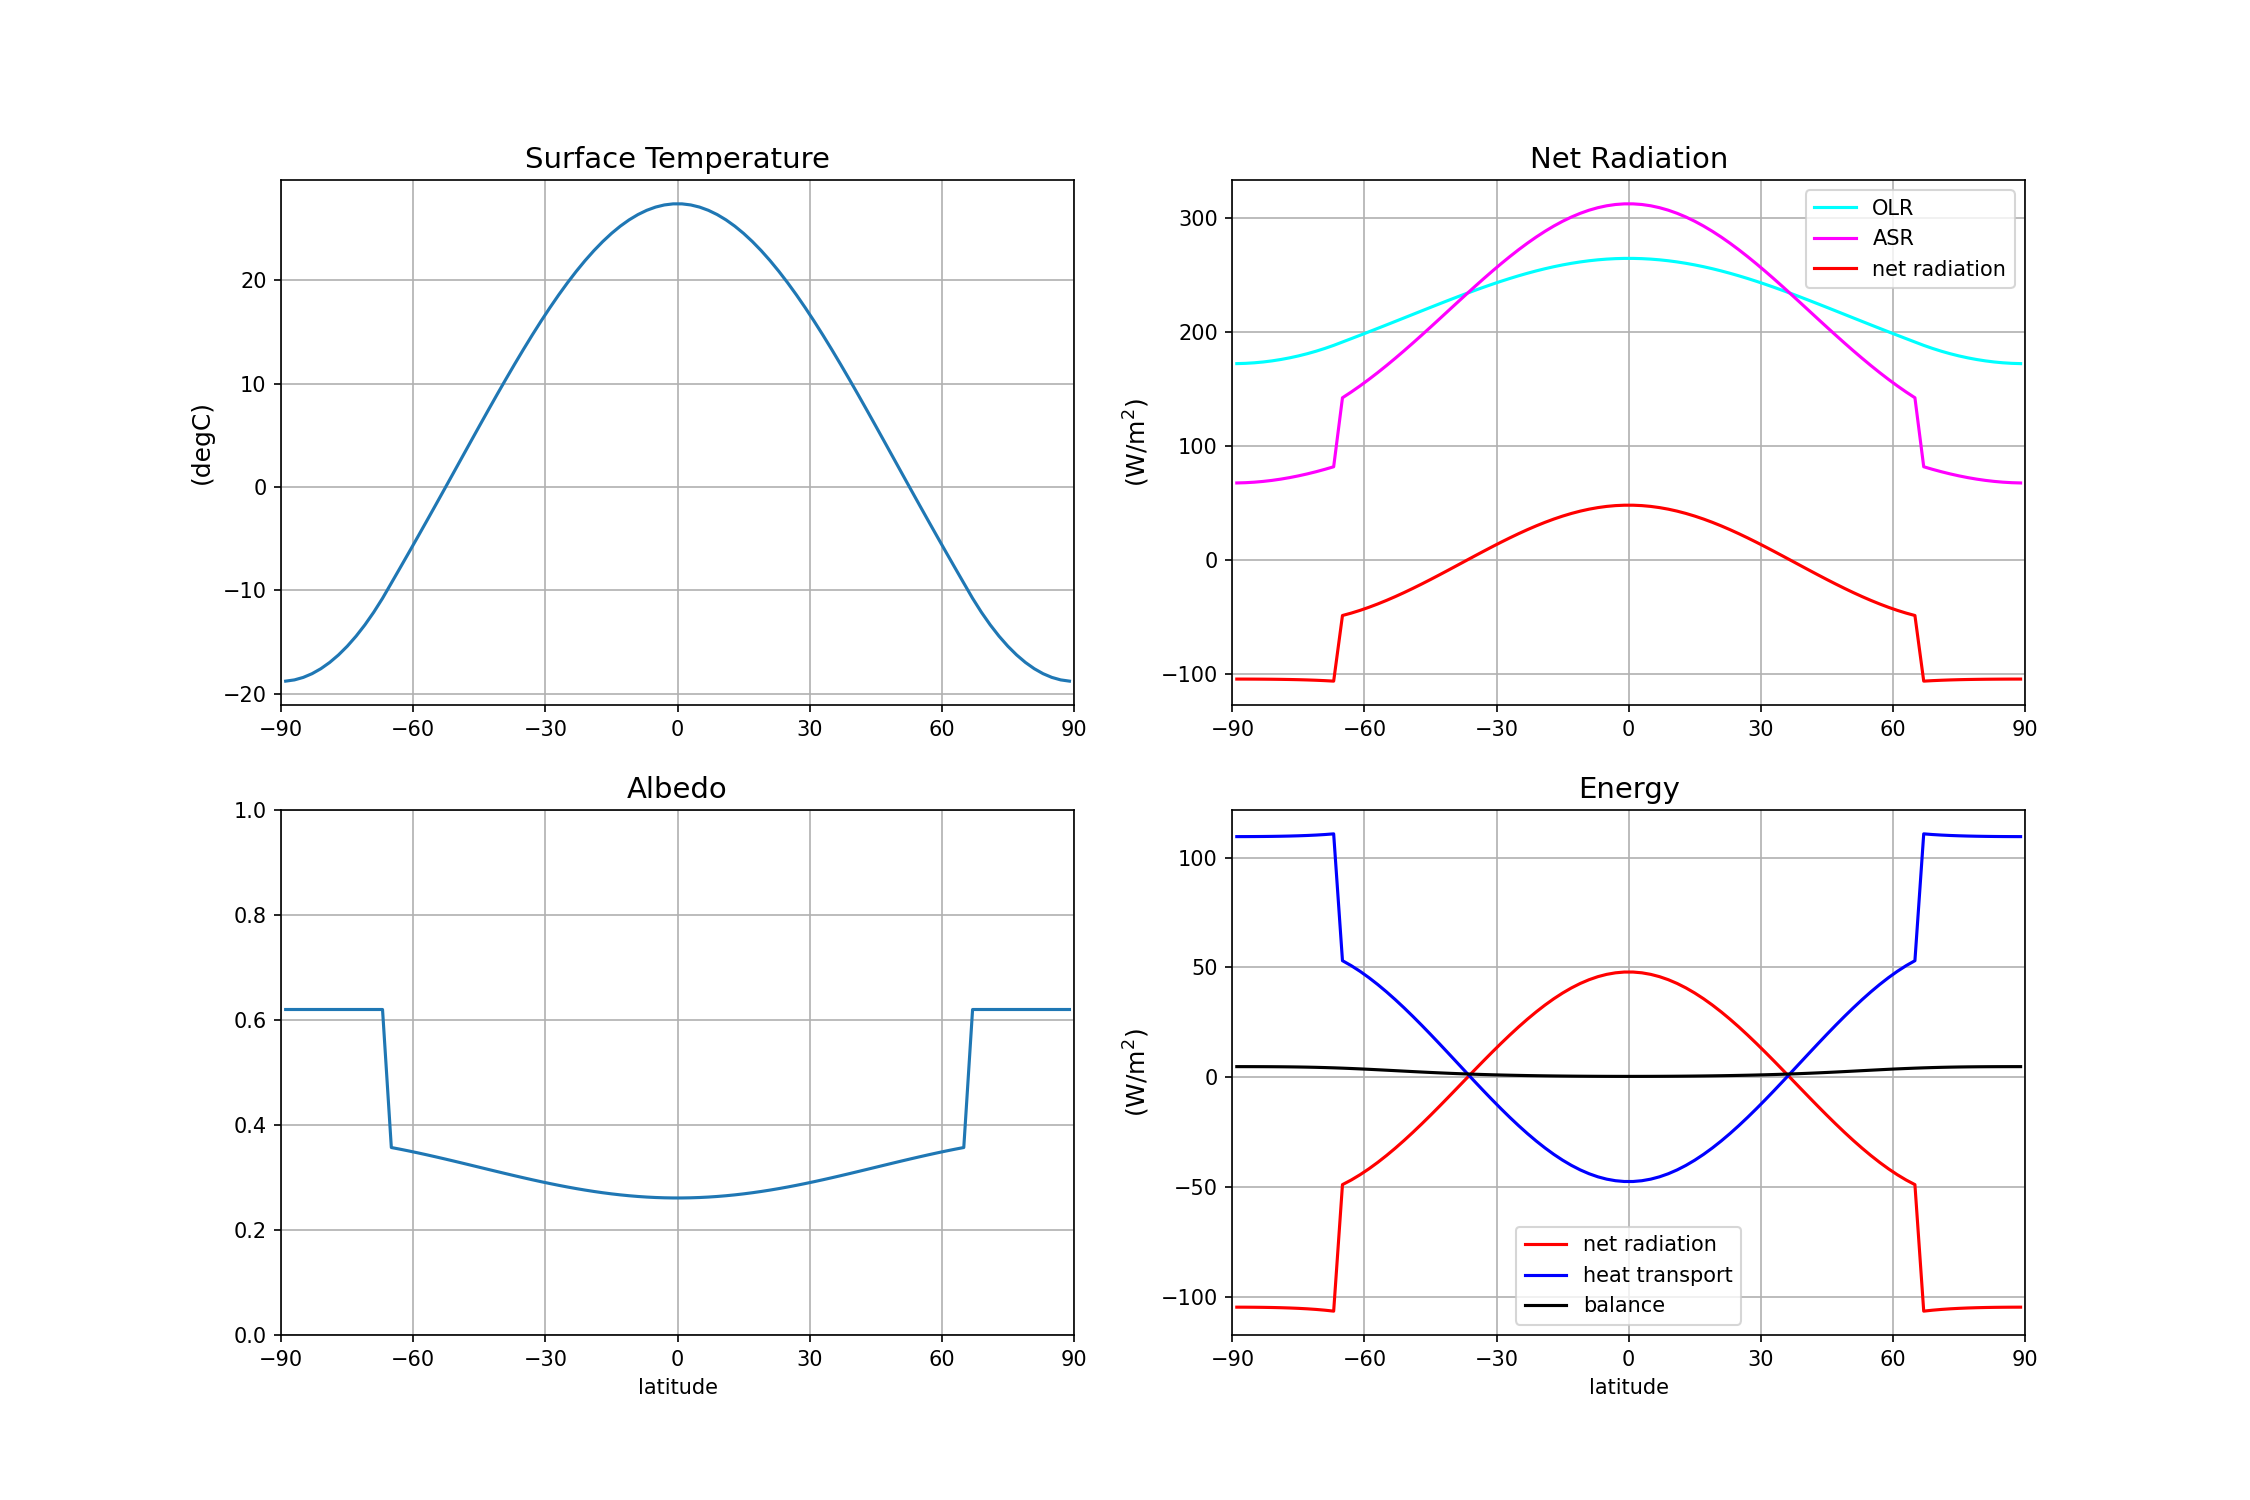

The script that saved this image:
# %%[markdown]
# Tutorial Example - Preconfigured Energy Balance Model
# 
# Reference: https://climlab.readthedocs.io/en/latest/courseware/Preconfigured_EBM.html

# %%
import numpy as np
import matplotlib.pyplot as plt
import climlab
from climlab import constants as const
import json

# %%
# 1. Create model

ebm_model = climlab.EBM(name = "preconfigured energy balance model")

# Default model parameters
# num_lat=90, S0=const.S0, A=210., B=2., D=0.55, water_depth=10., Tf=-10, a0=0.3, a2=0.078, ai=0.62, timestep=const.seconds_per_year/90., T0=12., T2=-40
print(ebm_model.param)

# Save inputs
with open("./inputs/simulation_parameters.json", "w") as f:
    json.dump(ebm_model.param, f, indent = 2)

# %%
# Only 1 state variable = `Ts` (temperature)
# "subprocesses"
print(ebm_model)

# time coordinate
print(ebm_model.time)

# %%
# 2. Run simulation by integrating over 50 days + 1 year
ebm_model.integrate_days(50.0)
ebm_model.integrate_years(1.0)

# %%
# 3. Inspect model variables

print(list(ebm_model.diagnostics.keys()))
# ['OLR', 'insolation', 'coszen', 'icelat', 'ice_area', 'albedo', 'ASR', 'diffusive_flux', 'advective_flux', 'total_flux', 'flux_convergence', 'heat_transport', 'heat_transport_convergence', 'net_radiation']

# %%
# Save output as NetCDF
ebm_model.to_xarray(diagnostics = True).to_netcdf("./outputs/outputs.nc")

# What is `timeave`?
# climlab.to_xarray(ebm_model.timeave).to_netcdf("./outputs/outputs_timeave.nc")

# %%
# 4. Creating plot figure
fig = plt.figure(figsize=(15,10))

# Temperature plot
ax1 = fig.add_subplot(221)
ax1.plot(ebm_model.lat,ebm_model.Ts)

ax1.set_xticks([-90,-60,-30,0,30,60,90])
ax1.set_xlim([-90,90])
ax1.set_title('Surface Temperature', fontsize=14)
ax1.set_ylabel('(degC)', fontsize=12)
ax1.grid()

# Albedo plot
ax2 = fig.add_subplot(223, sharex = ax1)
ax2.plot(ebm_model.lat,ebm_model.albedo)

ax2.set_title('Albedo', fontsize=14)
ax2.set_xlabel('latitude', fontsize=10)
ax2.set_ylim([0,1])
ax2.grid()

# Net Radiation plot
ax3 = fig.add_subplot(222, sharex = ax1)
ax3.plot(ebm_model.lat, ebm_model.OLR, label='OLR', color='cyan')
ax3.plot(ebm_model.lat, ebm_model.ASR, label='ASR', color='magenta')
ax3.plot(ebm_model.lat, ebm_model.ASR-ebm_model.OLR, label='net radiation', color='red')

ax3.set_title('Net Radiation', fontsize=14)
ax3.set_ylabel('(W/m$^2$)', fontsize=12)
ax3.legend(loc='best')
ax3.grid()

# Energy Balance plot
net_rad = np.squeeze(ebm_model.net_radiation)
transport = np.squeeze(ebm_model.heat_transport_convergence)

ax4 = fig.add_subplot(224, sharex = ax1)
ax4.plot(ebm_model.lat, net_rad, label='net radiation', color='red')
ax4.plot(ebm_model.lat, transport, label='heat transport', color='blue')
ax4.plot(ebm_model.lat, net_rad+transport, label='balance', color='black')

ax4.set_title('Energy', fontsize=14)
ax4.set_xlabel('latitude', fontsize=10)
ax4.set_ylabel('(W/m$^2$)', fontsize=12)
ax4.legend(loc='best')
ax4.grid()

fig.savefig("example.png", dpi = 150)

# %%
